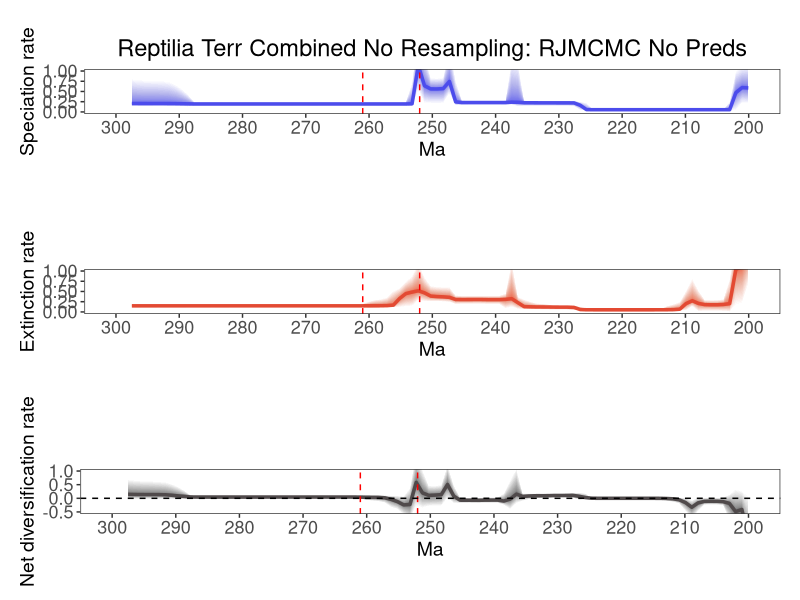

Generate this figure with R:
library(ggplot2)
library(scales)
library(gridExtra)

# Modified plot_RTT function that returns data for ggplot
get_RTT_data <- function(age, hpd_M, hpd_m, mean_m, color) {
    N <- 100
    beta <- (1:(N-1))/N
    alpha_shape <- 0.25
    cat <- 1-(beta^(1./alpha_shape))
    
    # Create data frame for the polygons
    poly_data <- data.frame()
    
    for (i in 1:(N-1)) {
        trans <- 1/N + 2/N
        upper <- hpd_M-((hpd_M-mean_m)*cat[i])
        lower <- hpd_m+((mean_m-hpd_m)*cat[i])
        
        temp_df <- data.frame(
            age = c(age, rev(age)),
            y = c(upper, rev(lower)),
            group = i,
            alpha = trans
        )
        poly_data <- rbind(poly_data, temp_df)
    }
    
    return(list(poly_data = poly_data, mean_data = data.frame(age = age, y = mean_m)))
}

# Mass extinction events
perm_trias_extinction <- -252
guadalupian_extinction <- -261

# Custom tick positions
x_ticks <- seq(-300, -200, by=10)
x_tick_labels <- abs(x_ticks)


age = c(-200.05481329000003, -201.03901787,-202.02322245,-203.00742702999997,-203.99163161,-204.97583619,-205.96004076999998,-206.94424535000002,-207.92844993,-208.91265450999998,-209.89685909000002,-210.88106367,-211.86526824999999,-212.84947283000002,-213.83367741,-214.81788199,-215.80208656999997,-216.78629115,-217.77049573,-218.75470030999998,-219.73890489000001,-220.72310947,-221.70731404999998,-222.69151863000002,-223.67572321,-224.65992778999998,-225.64413237000002,-226.62833695,-227.61254153,-228.59674610999997,-229.58095069,-230.56515527,-231.54935984999997,-232.53356443,-233.51776901,-234.50197358999998,-235.48617817000002,-236.47038275,-237.45458732999998,-238.43879191000002,-239.42299649,-240.40720106999999,-241.39140564999997,-242.37561023,-243.35981481,-244.34401938999997,-245.32822397,-246.31242855,-247.29663312999998,-248.28083771000001,-249.26504229,-250.24924686999998,-251.23345144999996,-252.21765603,-253.20186060999998,-254.18606518999997,-255.17026977,-256.15447435,-257.13867893,-258.12288351,-259.10708809,-260.09129267,-261.07549725,-262.05970183,-263.04390641,-264.02811099,-265.01231557,-265.99652015,-266.98072472999996,-267.96492931,-268.94913389,-269.93333847,-270.91754305,-271.90174763,-272.88595220999997,-273.87015679,-274.85436137,-275.83856595,-276.82277053,-277.80697511,-278.79117969,-279.77538426999996,-280.75958885,-281.74379343,-282.72799801,-283.71220259,-284.69640717,-285.68061174999997,-286.66481632999995,-287.64902091,-288.63322549,-289.61743007,-290.60163465,-291.58583923,-292.57004380999996,-293.55424839,-294.53845297,-295.52265754999996,-296.50686213,-297.49106671)
L_hpd_M95=c(1.1466360124166157, 1.1248584817464395,1.006053777735813,0.25281158258015707,0.06778941377687721,0.06760635117134929,0.06751571390944106,0.06744912549266026,0.06744776291324055,0.06744507980465002,0.06744507980465002,0.06739154752524601,0.06739019976965668,0.06738867700156773,0.0673799912465044,0.06737736255711946,0.0673718933839982,0.06737736255711946,0.06738142917989609,0.06739019976965668,0.06744507980465002,0.06744507980465002,0.06744776291324055,0.06744776291324055,0.06778319020936707,0.07189501269879578,0.22362766005062668,0.2514825699089768,0.27547568513686793,0.26855806630042045,0.2686304042789407,0.2686771587833572,0.26878308353417435,0.26989451950108284,0.2713271365205842,0.2742871286710988,0.2774914598180042,1.2250458577158814,1.3058987868788765,0.28399367690514127,0.2829638775901568,0.2823791092062072,0.2823791092062072,0.28224722618638726,0.28228485439236095,0.28315161495031144,0.2844771330099294,0.7763592838725786,1.6432589063041099,0.8428426696096323,0.8257672713537507,0.8314301018921861,1.4327451630866448,2.066191244053289,0.7282337290307409,0.24892766824840928,0.24370568578617474,0.24356981108985404,0.24325432094698457,0.24297207628135228,0.2441017290822449,0.2440999539782467,0.2438464027082177,0.24381118602513488,0.24371822076555788,0.24371822076555788,0.24372194572348518,0.24372194572348518,0.24381028320928824,0.2438464027082177,0.24262309543021576,0.24412212557214857,0.2441003012908269,0.24415258962816722,0.24295405605983006,0.24308775830434357,0.2432281427788692,0.24371822076555788,0.24412212557214857,0.24479727232975956,0.24478435212134067,0.24477492127528852,0.24480604866704755,0.24479051880480207,0.2447888324250324,0.2456588546418449,0.24565112860600374,0.24620027024779448,0.24690321229463688,0.25034697235144826,0.4315507471852623,0.5700707948581999,0.6771949608633775,0.7482757206256876,0.7693092104886369,0.779352143224389,0.7824468018629676,0.7861762374940874,0.7991311019509312,0.8217718853496808)
L_hpd_m95=c(0.2023772640052509, 0.21378026410949008,0.03673991576688866,0.034032380414347176,0.04121143008783533,0.04140429438074416,0.04136969716351032,0.04134657708547919,0.041362155970085725,0.04137945770662025,0.04140871385209364,0.041374304107439475,0.04137481913747232,0.04137552203767846,0.04137599201170074,0.04137481913747232,0.04137328251405336,0.041374304107439475,0.04137481913747232,0.04137481913747232,0.04142179176548949,0.041410848105202666,0.0413954244903139,0.04134657708547919,0.041214738125266416,0.03808927100262063,0.03934357725438555,0.04362707007151469,0.1352091478828591,0.14420521375281994,0.14508481297904696,0.145102490396769,0.14498919995336712,0.14544573432689012,0.14538812973949997,0.14455761045524546,0.14320804655967,0.13577373227555206,0.17654630769991628,0.17228411879707622,0.17387358071156458,0.1736090739722232,0.17382215869651593,0.17366611108909266,0.17328736385263563,0.17328736385263563,0.1709710985744977,0.15707506475884572,0.4463131033503925,0.20227848914793073,0.20227848914793073,0.20237681443189748,0.20937297250166015,0.5179450714916756,0.1342067000648396,0.1452105106400447,0.1492305745413085,0.14953496365546493,0.14953202097277876,0.14952277536575742,0.1508576327571382,0.15097381092767967,0.15084695491426198,0.15086997102265837,0.1508298097182326,0.150861301635795,0.1508434767838853,0.15082676793502509,0.150861301635795,0.1508609176406907,0.14953202097277876,0.1509558118724622,0.15088116212380973,0.1508609176406907,0.14953496365546493,0.14955229410143545,0.1495108207360794,0.14934900017913413,0.149072921495862,0.14931082100596704,0.14897196049862854,0.1487469689273736,0.14859474041040036,0.1483988415712949,0.14807310671229762,0.1485505777895028,0.1478881044188344,0.14787975485223567,0.1469382286791294,0.1452105106400447,0.1299063622630047,0.13340324999251593,0.13686147243022323,0.13542166817901058,0.13586539000998088,0.13686147243022323,0.1348323857910215,0.1337532746345677,0.13413989054184472,0.13340573912098408)
L_mean=c(0.5869700794611747, 0.5949930519985576,0.47162020248096004,0.05474899799410958,0.054077187408180176,0.054051901552678985,0.05405101364742171,0.0540479165726656,0.05404649116497164,0.05404442592851901,0.05403959759532459,0.054036391412389834,0.05403415086759543,0.054033331375032134,0.054034084336371024,0.054034096296723566,0.05403734255204562,0.05403959759532459,0.05403959759532459,0.05403972467030826,0.05403910058509523,0.05403893747447709,0.05403939212453093,0.05404252325563075,0.05408391337439312,0.054448813065233734,0.056975161030445795,0.16288447255559768,0.22064772876560837,0.22177589261802566,0.22178804917204326,0.22181021338337426,0.22197785950859908,0.22239379701145734,0.22306666153279536,0.2239972833477299,0.22474407745145375,0.23546393733271137,0.23856872548984742,0.229108402149641,0.2289923281411701,0.22898438274305633,0.22898398896203997,0.22898486489806635,0.22889753928085527,0.22881531410925907,0.2289382691061635,0.24576451799005616,0.7442612821473011,0.5707230053203454,0.5612225833909139,0.5626114776932594,0.6389033515286267,1.1340248388213703,0.19946576733028148,0.1950034803480732,0.19446221010942122,0.1944539865584114,0.1944816351593136,0.19452502880176403,0.19457816920249316,0.1945968283798109,0.19458573436061144,0.1945768713953938,0.19458020059159872,0.19459228520037763,0.1945948162767598,0.1945877100610024,0.19457917391966073,0.19456528507367454,0.19454723957116238,0.19454054412399274,0.19454064306503285,0.19454867128104375,0.19455752784653071,0.19456528507367454,0.19456775613281585,0.19447853881357133,0.19438632241515888,0.19434949152879344,0.19432431356409813,0.19432451077584897,0.1943373267060563,0.19434536915715345,0.19436578719189715,0.19440607449214803,0.19441274401376094,0.1944478908251039,0.1945791256505769,0.1949918328142718,0.1978834048001788,0.20008710962889334,0.2022052794910758,0.20371841460819567,0.2042780881970372,0.20459970883085318,0.20488632664903494,0.20513432063526255,0.2054852944435489,0.20597758963185647)
M_hpd_M95=c(5.3973321340071445, 1.7860151643557858,1.735468173158457,0.8240775785355956,0.31603562521540807,0.2941443319665886,0.2921375416128539,0.2971768980595786,0.5358764552978583,0.8321896345178279,0.5278436669429621,0.2530874711183364,0.1938964030225701,0.15088292983506454,0.081847432947191,0.0805419926128806,0.08049356915041683,0.08045626660255993,0.08044273600402335,0.08045093057390668,0.08047670211303029,0.08045000044604882,0.08045620111027486,0.080479131521042,0.08107640272374322,0.08187165684623292,0.08457654890634236,0.1310518707480164,0.15770230321845516,0.163029622360522,0.1634483180383686,0.16501019564949815,0.18321349530840267,0.20249638212879026,0.21299537413819777,0.25634949068013235,0.309214923538707,0.37316104268089684,1.2630530750402527,0.45262715868110875,0.403007608501694,0.4012417721265958,0.3998026917999771,0.4003957510157263,0.40014192605352433,0.3993300568349799,0.4017685751195878,0.40904170974456966,0.6097662762598062,0.6138503413855241,0.6214278857233028,0.643751345158561,0.8582552176492539,1.22536768586581,0.887112080707735,0.7511274110127478,0.5903900479057131,0.5258042255487364,0.36070793516531885,0.31807969201450553,0.29682103414969774,0.2526909342375478,0.19771938125417426,0.19481100426736156,0.1948087799953641,0.19472153514708967,0.1949541350864859,0.19475391449847526,0.19470798695923658,0.19469686888536678,0.19466802179649417,0.19471856394432385,0.19472153514708967,0.19472687223237803,0.1946545436952865,0.19468470583422717,0.19471856394432385,0.19472153514708967,0.1947657353032132,0.19481100426736156,0.1948507247392057,0.19493495268838518,0.19500292720965876,0.19512636877796694,0.19481100426736156,0.19488345608505891,0.1954619226078056,0.19488345608505891,0.1948083287861102,0.19544189523171343,0.19642615063696856,0.19613426543831142,0.19631219724634263,0.19668443441270733,0.19697726587695524,0.19778600671708504,0.1980177997894745,0.1994337376605468,0.19982289118074487,0.2011948225006573)
M_hpd_m95=c(0.666031541920228, 0.19017275142149595,0.15294318315784228,0.001204860498486381,0.013915681864881822,0.022787757612907283,0.02335355799255116,0.022387246564428906,0.006592182396052167,0.13708785950307126,0.03388552548158133,0.034343381299027975,0.03335114664617778,0.030560851970604704,0.03447087813313975,0.03500894578938821,0.03527474953146173,0.035381296103631166,0.03540940963566043,0.03541086333535791,0.03541086333535791,0.035319643749339956,0.03521200346712261,0.03500894578938821,0.0349848898985352,0.03497296984966768,0.03325687816511694,0.03414722759528431,0.04313300234658374,0.051764386310352906,0.0539600436783962,0.0546140098763349,0.05423016999744922,0.056621907638434124,0.0574912169996287,0.060274071374420014,0.06269145159505853,0.06780192447895025,0.12040140780172474,0.08059189712574946,0.18631686764179545,0.1863021979609142,0.18815015399134688,0.19304718396401752,0.19304718396401752,0.19063069892739956,0.1902267107364024,0.1863417111447624,0.2391715939982605,0.2498621035092278,0.2544443012687605,0.25315947760662316,0.25209676083295934,0.28368102723061045,0.13342967225440744,0.12494838410528401,0.11159696355812469,0.10710155293176017,0.1036069807384793,0.10125710870197928,0.09393453260043048,0.08617572878550031,0.1055817077968598,0.10602115909844032,0.1064713867755562,0.10650903279344875,0.10690871850450849,0.10690633057487178,0.10691167819458837,0.10691167819458837,0.10691167819458837,0.10698397000384184,0.10699101401201407,0.10700188473320962,0.10690633057487178,0.10691167819458837,0.10691418890991586,0.10691167819458837,0.1069047905581486,0.10691167819458837,0.10690871850450849,0.10690871850450849,0.10691167819458837,0.1069047905581486,0.10648637691535438,0.10644185024495616,0.10691167819458837,0.10622557144453112,0.1059904430357763,0.10632363588230816,0.1069047905581486,0.10614679173686976,0.10597377846117681,0.1059483835030659,0.10542715978679298,0.1048844868331248,0.10341327315301888,0.10349024973828891,0.10283929785998476,0.10294799906296478)
M_mean=c(1.4749932351498187, 1.1094022890942186,1.040244604375319,0.2023820105907443,0.18210163114206315,0.1748866135390834,0.17463629782869167,0.17891369398433354,0.2069445186815848,0.27254487286418844,0.20398338399554689,0.06718480849708999,0.05575000556507165,0.0537887050729685,0.05259384414857472,0.05231770342792352,0.052260759332774145,0.05221312761790718,0.05217975094835013,0.05216525570958014,0.05215264040145387,0.05213418942497866,0.05212212514782702,0.052142595062674456,0.05223078888647974,0.05231093662656727,0.052692463573658616,0.0586101854724044,0.11055505439058713,0.11599405464652941,0.11684445450245992,0.1173181081702945,0.1194937275584615,0.120623170971245,0.12128033376626465,0.12442641544912289,0.12919489595261271,0.2255334520030176,0.3234922856072342,0.30671851599360217,0.30043529918389034,0.30056973003562754,0.30129742890366035,0.3037485639621776,0.30350650324739725,0.30288030546859335,0.30277704139502154,0.30401110648498425,0.3567118845181782,0.3684052843099731,0.3748222354537563,0.38717335065402964,0.4657883749984698,0.5174345114654822,0.4851036836958999,0.4478118164822835,0.32817400843030553,0.16690665025021353,0.15466679009960704,0.1518158875773184,0.1514012806098063,0.15122815438804,0.14919612950174557,0.14881039330572407,0.14875827870481267,0.1487439408261163,0.14872931726580546,0.1486826285788791,0.1486567342731263,0.1486473556389578,0.14864549256060017,0.14864930471967963,0.14865536495284903,0.1486698092876894,0.148681707201892,0.1487013294236334,0.14871307427469133,0.14871188309896533,0.1487108723176762,0.14871440041315998,0.14872444528273446,0.1487313379184671,0.1487390272613795,0.14875124841101703,0.14876173700701473,0.14877589545630082,0.1487743487348059,0.1487589855303224,0.14873199967841738,0.14869822621776074,0.14867142412485487,0.14866418672356888,0.1486683352992076,0.1486751275352216,0.1487158362543375,0.14879233322971291,0.14887612588636545,0.1489336633616833,0.14895220326403202,0.1489656175635705)
R_hpd_M95=c(0.1158958385641633, 0.28687282553538224,0.3547545526836325,0.1441348958015746,0.039537306689868205,0.03181457336760478,0.030902805286928226,0.03078816381423824,0.04637875965992575,-0.0769805604590394,0.02287134474779636,0.02187242419929241,0.023921054383482132,0.028777731242919907,0.023400913154722265,0.022705014781794666,0.02280295794095081,0.022671253877723667,0.022669265616636763,0.02266727877979003,0.022685785045280363,0.022746222113554017,0.02275379702800423,0.022858066537034497,0.023478274849000225,0.030974136757934374,0.183816559450892,0.21149347986113654,0.20836010683506043,0.18785479972304656,0.18340134381360096,0.1831834752076188,0.18014305137302436,0.17891223402229478,0.18054148042321458,0.1810477213441889,0.1815028302281022,1.118805067205872,0.6683424526062249,0.18532255827243482,0.041362407105841575,0.03856194921704578,0.03664290966454764,0.03072611762819996,0.0318719345930332,0.03213180870965232,0.036866111663039575,0.49516631504016934,1.250012920583154,0.4948543448154,0.46967106433879363,0.47690601364235846,1.0671564571189371,1.719175576723657,0.4024565597959875,0.08530696736124102,0.10042813880396778,0.1074721859556281,0.11227183787256856,0.11806142201802827,0.1244095547201121,0.13300118799553126,0.10729558366441333,0.10501896165345714,0.10511593198000868,0.10442420505534174,0.10427452062864037,0.10426053375282834,0.10565919558263283,0.10565919558263283,0.10565049001212018,0.10426888313885138,0.10498284980950003,0.10427452062864037,0.1042596530916827,0.1049816347944847,0.10523079304877017,0.10545404339991779,0.10628732665265385,0.10688883727259164,0.1072159377143551,0.10729558366441333,0.10729116113508202,0.10729116113508202,0.10729558366441333,0.10772846743090556,0.10729558366441333,0.10753389508400002,0.10940383196497584,0.11369961104986794,0.2832594594857183,0.42387397592020426,0.528383027299094,0.5998063903643384,0.6227356525769824,0.6361105961624751,0.6478950164093131,0.6551916734709393,0.6718103961926216,0.6973343871308328)
R_hpd_m95=c(-4.98926334159414, -1.1055309343166724,-1.550141301245416,-0.8316456030878818,-0.2651453545659257,-0.24015464426689206,-0.23822644393595233,-0.24446905517944334,-0.48175519431963426,-0.7754229979375235,-0.4745359570693244,-0.2002417285842995,-0.13944097554293336,-0.09541990622798557,-0.028394610243091555,-0.026746803702654684,-0.026224487007116527,-0.026118112874372143,-0.02603469279466479,-0.02603469279466479,-0.02603469279466479,-0.02603469279466479,-0.026146676918793084,-0.026400654269406215,-0.02745618599868105,-0.037425887308245184,-0.033699251332736775,-0.05957064372302426,0.009188398979921339,0.021395145147508676,0.021412559521577335,0.021462142738188528,0.008530341165500693,0.0011282890530659728,-0.0042196784793346875,-0.04353765761189449,-0.09519347299488529,-0.18440172475635358,-0.40972459721880106,-0.24833112647956057,-0.17297124634436595,-0.17325537695599585,-0.17150114460683613,-0.17296813666156116,-0.1715107548126432,-0.17335709510302375,-0.17622692952594626,-0.18674958281802365,-0.011840502807830111,-0.28182839441604135,-0.28070913668705755,-0.2938351986495718,-0.3612685216955983,-0.2796487465177878,-0.8097053802493546,-0.6041343577399314,-0.4062420013559733,-0.3322699001838211,-0.1718526424172312,-0.11650742960897284,-0.0948642581290077,-0.06921974137715017,-0.017336753257512244,-0.015148084725883443,-0.014530867294499705,-0.015055413934210587,-0.015053400396224437,-0.014920242939626988,-0.013454078450691132,-0.013457072740309134,-0.013520816238687894,-0.014949646673544037,-0.014247386020367514,-0.014999644763887432,-0.015147550807354498,-0.014540798884985301,-0.014529274652888613,-0.015055413934210587,-0.015148084725883443,-0.015057866635457495,-0.015156566530687782,-0.015355872650484464,-0.015638412460352635,-0.015979507492323963,-0.01643312780859904,-0.016547023518654336,-0.017855793745791854,-0.018307373233821755,-0.018307373233821755,-0.020674513574356818,-0.0457672212664916,-0.039382012670155814,-0.038864739996576414,-0.037745488810990574,-0.037409688810874364,-0.037171787618650226,-0.03644680873352346,-0.03803497976335815,-0.037745488810990574,-0.042668816668335996)
R_mean=c(-1.4953041387391586, -0.410605226915382,-0.4856049081059497,-0.1854573342479507,-0.12256928518064307,-0.10977632117439584,-0.10898721996127154,-0.1131800449453804,-0.16929504500343523,-0.3285037404810156,-0.1577284739136689,-0.05572455338933871,-0.019050968538700027,-0.008060360424754463,-0.0020341473212582032,-0.0007096274712990862,-0.00048694467464144027,-0.0003710653443172449,-0.00031291982246580324,-0.00029372801672933536,-0.000280572447727664,-0.0002579660090605732,-0.00024215277320782002,-0.00027179235780649735,-0.00012140942596898245,0.0035967729825644515,0.027018840115853416,0.07437500514595564,0.10690603819622668,0.10360000541163569,0.10225645220389905,0.10141018010638643,0.09644611506979052,0.0942447744741471,0.09347779011205162,0.08490102317194123,0.06842205965961973,0.15269527785546072,-0.029388692962394734,-0.10031290582158607,-0.06653376163387695,-0.06680872176517129,-0.06808962043994929,-0.07343752668365441,-0.0724654838400368,-0.07093835304375519,-0.06924935011436668,0.07707649574589955,0.5050277159802911,0.13340301683298508,0.11714424594329785,0.1067056754647349,0.19719924960401194,0.5827056876713982,-0.2276875019943057,-0.2416551746081819,-0.12198365424672045,-0.041385781741937036,0.01740683252894776,0.03253671464673124,0.03464335862219917,0.035478512776716646,0.043863767250282626,0.0453868819299036,0.04557982382995388,0.04562962720651701,0.04567484848563552,0.045762507524407005,0.04580514264254987,0.045803940972507846,0.04578097998165508,0.045760342450167274,0.04574968190465265,0.0457379802547613,0.045724821960504224,0.04571997181221664,0.045772460924853015,0.04542611068693046,0.0451618130412479,0.04503763389487532,0.04495956081228609,0.04492839364785802,0.04494638280897387,0.044930064447788104,0.04494729428194876,0.04498291169387241,0.04490837473536219,0.04503491300242482,0.04555361549089042,0.04773668103049331,0.06996056854133868,0.0877309479668071,0.11080485719031437,0.127949538318835,0.13283473579025934,0.1343350254363016,0.1345856558873182,0.13571494391401737,0.1386377948053628,0.14420233522630324)



# Create plotting data for each rate
L_data <- get_RTT_data(age, L_hpd_M95, L_hpd_m95, L_mean, "#4c4cec")
M_data <- get_RTT_data(age, M_hpd_M95, M_hpd_m95, M_mean, "#e34a33")
R_data <- get_RTT_data(age, R_hpd_M95, R_hpd_m95, R_mean, "#504A4B")

# Function to create each plot
create_plot <- function(poly_data, mean_data, color, title, ylab, ylim) {
    p <- ggplot() +
        # Plot the HPD intervals with transparency gradient
        geom_polygon(data = poly_data, 
                    aes(x = age, y = y, group = group, alpha = alpha), 
                    fill = color) +
        # Plot the mean line
        geom_line(data = mean_data, 
                aes(x = age, y = y), 
                color = color, size = 1.2) +
        # Add mass extinction lines
        geom_vline(xintercept = c(perm_trias_extinction, guadalupian_extinction), 
                   color = "red", linetype = "dashed") +
        # Custom x-axis
        scale_x_continuous(breaks = x_ticks, labels = x_tick_labels, limits = c(-300, -200)) +
        # Labels and titles
        labs(title = title, x = "Ma", y = ylab) +
        # Set y limits
        coord_cartesian(ylim = ylim) +
        # Remove legend and adjust alpha scale
        scale_alpha_continuous(range = c(0.005, 0.05), guide = "none") +
        # Theme adjustments
        theme_bw() +
        theme(
            text = element_text(size = 14),
            axis.text = element_text(size = 13),
            axis.title = element_text(size = 14),
            plot.title = element_text(size = 17, hjust = 0.5),
            plot.margin = unit(c(1, 0.5, 1, 0.5), "cm"),
            panel.grid.major = element_blank(),
            panel.grid.minor = element_blank()
        )
    
    # Add horizontal line for net diversification plot
    if (ylab == "Net diversification rate") {
        p <- p + geom_hline(yintercept = 0, linetype = "dashed", color = "black")
    }
    
    return(p)
}

# Create each plot
p1 <- create_plot(L_data$poly_data, L_data$mean_data, "#4c4cec", 
                 "Reptilia Terr Combined No Resampling: RJMCMC No Preds", 
                 "Speciation rate", c(0, 1))

p2 <- create_plot(M_data$poly_data, M_data$mean_data, "#e34a33", 
                 "", "Extinction rate", c(0, 1))

p3 <- create_plot(R_data$poly_data, R_data$mean_data, "#504A4B", 
                 "", "Net diversification rate", c(-0.5, 1))


# Combine plots and save to PDF
pdf(file= 'C:/Users/SimoesLabAdmin/Documents/BDNN_Arielli/updated_occurrence_analyses/model_2_and_5/200_its/reptilia_terr_200_combined_no_resampling_test/reptilia_terr_combined_no_resampling_test_RTT_marginal_rates_ggplot_Deepseek_TEST.pdf', width=8, height=10.8)
grid.arrange(p1, p2, p3, ncol = 1)
dev.off()
